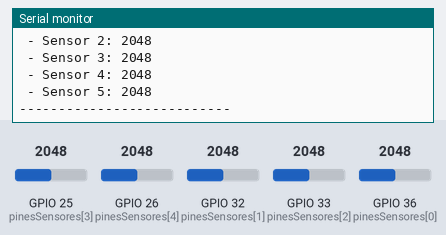
A program run on a simulated ESP32. Parts: the last lines printed to the serial monitor. The inputs (shaded band) are chosen by the test bench; at power-on: GPIO 25 (pinesSensores[3]) = 2048, GPIO 26 (pinesSensores[4]) = 2048, GPIO 32 (pinesSensores[1]) = 2048, GPIO 33 (pinesSensores[2]) = 2048, GPIO 36 (pinesSensores[0]) = 2048 (analog values on the 0–4095 scale).

Above: at 4.8 s.
4.9 s: GPIO 25 (pinesSensores[3]) set to 2866
At 7.3 s:
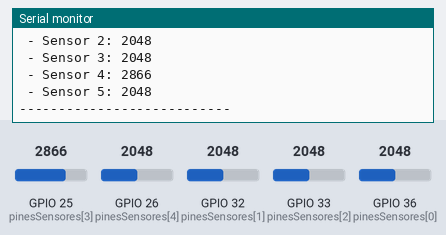
7.9 s: GPIO 26 (pinesSensores[4]) set to 2866
At 8.7 s:
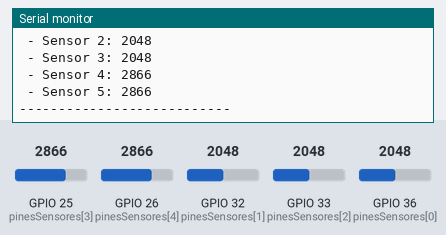
10.9 s: GPIO 32 (pinesSensores[1]) set to 2866
13.9 s: GPIO 33 (pinesSensores[2]) set to 2866
16.9 s: GPIO 36 (pinesSensores[0]) set to 2866
19.9 s: GPIO 25 (pinesSensores[3]) set to 3972
At 20.3 s:
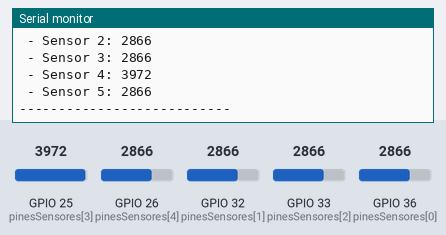
Timing chart, 0 to 22.9 s (numbered marks = the images above; inputs shaded):
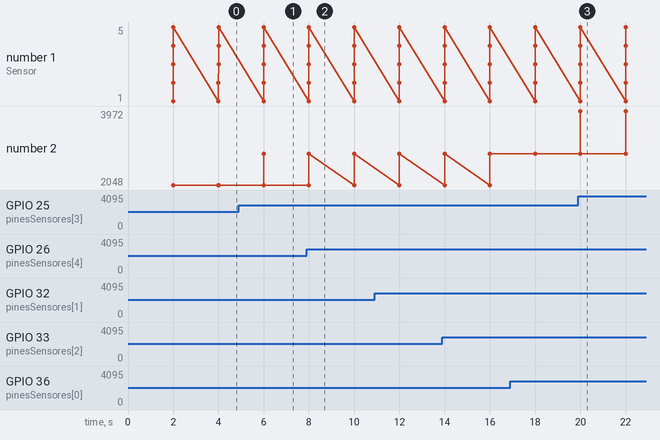

Measured:
- after the input at 4.9 s, the serial monitor: prints a new line after 1.1 s (image 1)
- after the input at 7.9 s, the serial monitor: prints a new line after 0.10 s (image 2)
- after the input at 19.9 s, the serial monitor: prints a new line after 0.10 s (image 3)

The program:

main.cpp
```cpp
// Proyecto: Monitoreo de Humedad en Invernadero de Germinación con ESP32
// Autor: [Tu Nombre]
// Fecha: [Fecha Actual]

// ** ESP32 tiene dos ADC. Usar los pines del ADC 1 si se utiliza el Wi-Fi, ya que  el ADC2 comparte pines con el WIfi.
// Pines ADC1: 32 a 29.
#include <Arduino.h>
//#include "secrets.h"

// Número de sensores conectados
const int numSensores = 5;

// Pines analógicos donde están conectados los sensores
const int pinesSensores[numSensores] = {36, 32, 33, 25, 26};

// Arreglo para almacenar las lecturas de los sensores
int valoresSensores[numSensores];

// Variables para definir los límites de seco y húmedo para cada sensor (para calibración posterior)
// int valorSeco[numSensores];   // Valor cuando el suelo está completamente seco
// int valorHumedo[numSensores]; // Valor cuando el suelo está completamente húmedo

// Variables para el control del tiempo sin usar funciones bloqueantes
unsigned long tiempoAnterior = 0;
const unsigned long intervalo = 2000; // Intervalo de X segundos

void setup() {
  // Iniciar comunicación serial a 115200 baudios
  Serial.begin(115200);

  // Configurar la resolución del ADC a 12 bits (0 - 4095)
  analogReadResolution(12);

  //analogSetPinAttenuation(pin, ADC_11db); // atenuación modifica el rango de voltaje que el ADC puede medir. Establece la atenuación para un pin específico
//analogSetCycles(64); // Valores entre 1 y 255. Aumentar el número de ciclos para reducir el ruido.
//analogSetSamples(8); // Valores entre 1 y 255.  Incrementar el número de muestras para mejorar la sensibilidad.
//analogSetClockDiv(1); // Valores entre 1 y 255.  Puedes experimentar con este valor para reducir el ruido. Un valor mayor reduce la velocidad de muestreo.


}

void loop() {
  unsigned long tiempoActual = millis();

  if (tiempoActual - tiempoAnterior >= intervalo) {
    tiempoAnterior = tiempoActual;


    // Leer y mostrar los valores de cada sensor
    for (int i = 0; i < numSensores; i++) {
      valoresSensores[i] = analogRead(pinesSensores[i]);


      Serial.print(" - Sensor ");
      Serial.print(i + 1);
      Serial.print(": ");
      Serial.println(valoresSensores[i]);

      // Comentario para uso futuro: Mapear los valores leídos a porcentajes de humedad
      // int porcentajeHumedad = map(valoresSensores[i], valorSeco[i], valorHumedo[i], 0, 100);
      // Serial.print("Humedad: ");
      // Serial.print(porcentajeHumedad);
      // Serial.println("%");
    }
    Serial.println("---------------------------"); // Separador para mayor claridad
  }

  // Aquí puedes agregar más código que no bloquee el funcionamiento del programa
}
```
